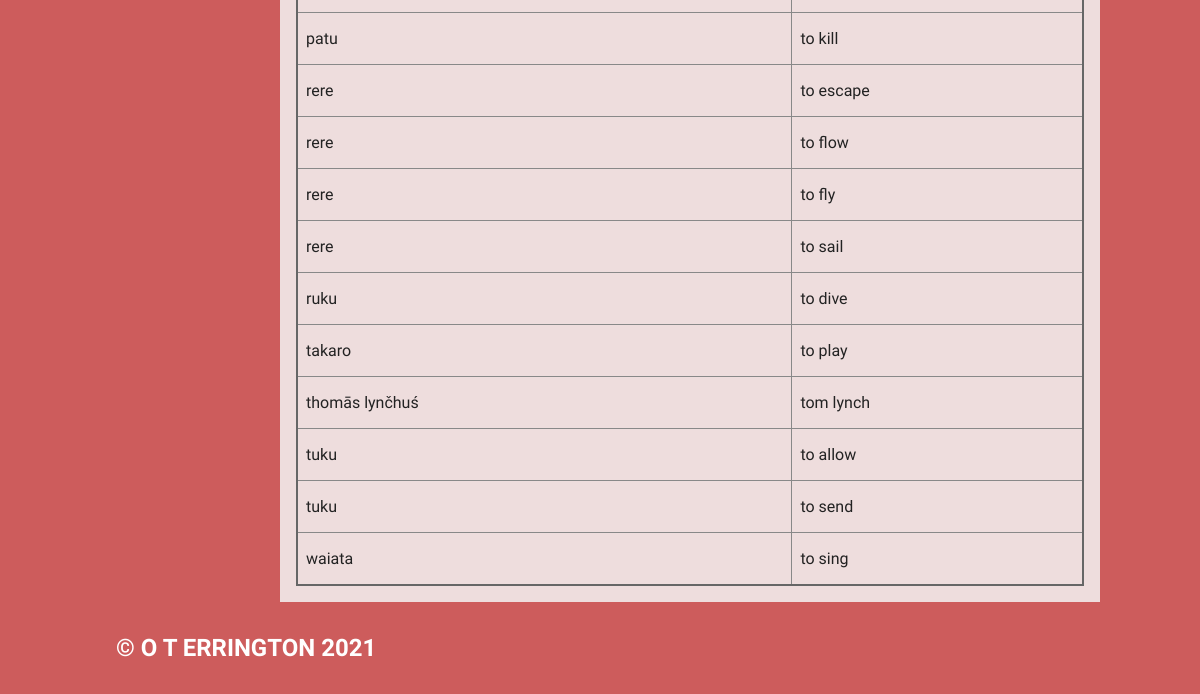
The page /category/1 (lower part) on the database as committed earlier.
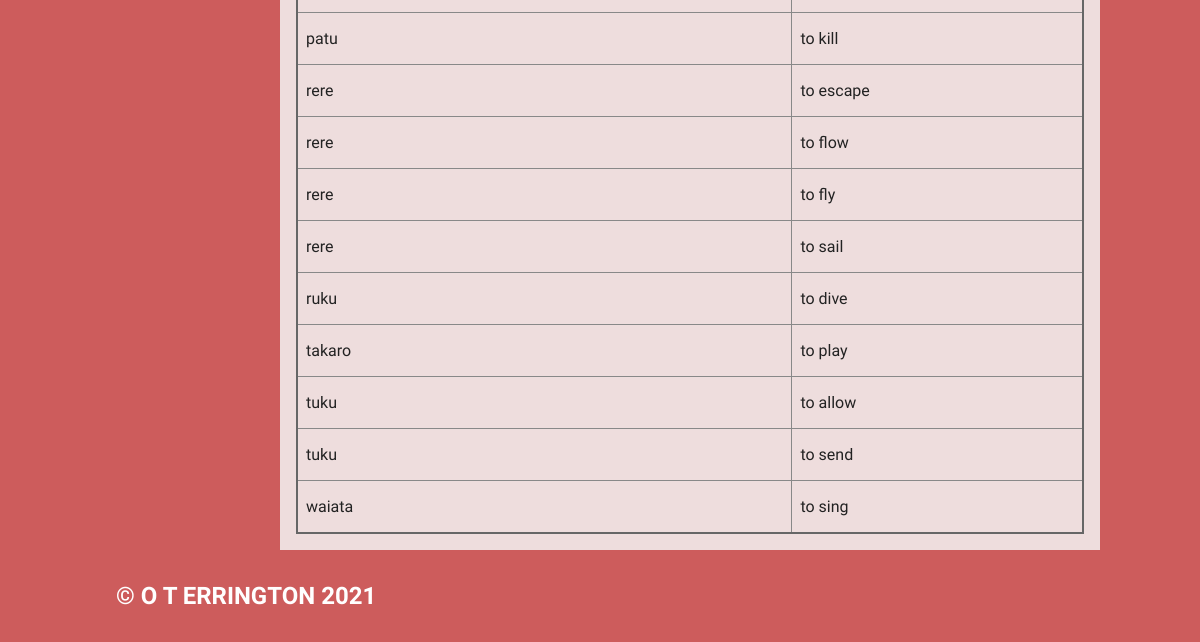
The same page on the database as committed later.
### tables this page shows
CREATE TABLE "words"
(
	word_id integer
		constraint words_pk
			primary key autoincrement,
	maori varchar(20),
	english varchar(20),
	cat_id integer,
	definition varchar(100),
	word_level integer,
	user_id integer,
	image varchar(50),
	date_added varchar(10)
);

### app.py (the view)
@app.route('/category/<cat_id>', methods=["GET", "POST"])
def render_category(cat_id):
    search_filter = 'maori_filter'  # set default filter as maori filter
    if request.method == "POST":
        search_filter = request.form['search_filter']
    con = create_connection(DB_NAME)  # connect to db
    if search_filter == 'english_filter':
        query = """SELECT word_id, maori, english, cat_id, definition, word_level, user_id, image, date_added
                    FROM words WHERE cat_id=? ORDER BY english, maori"""
    elif search_filter == 'word_level_filter':
        query = """SELECT word_id, maori, english, cat_id, definition, word_level, user_id, image, date_added
                    FROM words WHERE cat_id=? ORDER BY word_level, maori"""
    elif search_filter == 'recent_filter':
        query = """SELECT word_id, maori, english, cat_id, definition, word_level, user_id, image, date_added
                    FROM words WHERE cat_id=? ORDER BY word_id DESC"""
    else:
        query = """SELECT word_id, maori, english, cat_id, definition, word_level, user_id, image, date_added
                    FROM words WHERE cat_id=? ORDER BY maori, english"""
    cur = con.cursor()
    cur.execute(query, (cat_id,))  # execute query
    word_list = cur.fetchall()  # puts results into list
    query = """SELECT cat_id, category
            FROM categories WHERE cat_id=?"""
    cur = con.cursor()
    cur.execute(query, (cat_id,))  # execute query
    cat_name_list = cur.fetchall()  # puts results into list
    if len(cat_name_list) == 0:
        flash('Unknown Category')
        return redirect('/')
    con.close()
    return render_template('category.html', words=word_list, categories=get_categories(),
                           cat_name_list=cat_name_list, logged_in=is_logged_in(), search_filter=search_filter)

### app.py (called while the page is built)
def create_connection(db_file):
    try:
        connection = sqlite3.connect(db_file)
        return connection
    except Error as e:  # unless there's an error
        print(e)
    return None

def get_categories():
    con = create_connection(DB_NAME)
    query = """SELECT cat_id, category
            FROM categories
            ORDER BY category"""
    cur = con.cursor()
    cur.execute(query)
    category_list = cur.fetchall()
    con.close()
    return category_list

def is_logged_in():
    if session.get("email") is None:
        print("not logged in")
        return False
    else:  # if email isn't empty then user must be logged in
        print("logged in")
        return True

### templates/category.html (shortened to what this page needs)
{% extends 'base.html' %}
{% block main %}
    {% if words|length == 0 %}
        <p class="error">No words in {{ cat_name_list[0][1] }} category</p>
    {% else %}
        <table>
            {%  for word in words %}
                <tr class="category-highlight">
                    <td><a href="/word/{{ word[0] }}"><p>{{ word[1] }}</p></a></td>
                    <td><a href="/word/{{ word[0] }}"><p>{{ word[2] }}</p></a></td>
                </tr>
            {%  endfor %}
        </table>
    {% endif %}
{% endblock %}

Rows that differ between the two databases and show on the page:
no longer on this page (row edited): words: maori "thomās lynčhuś", english "tom lynch"
